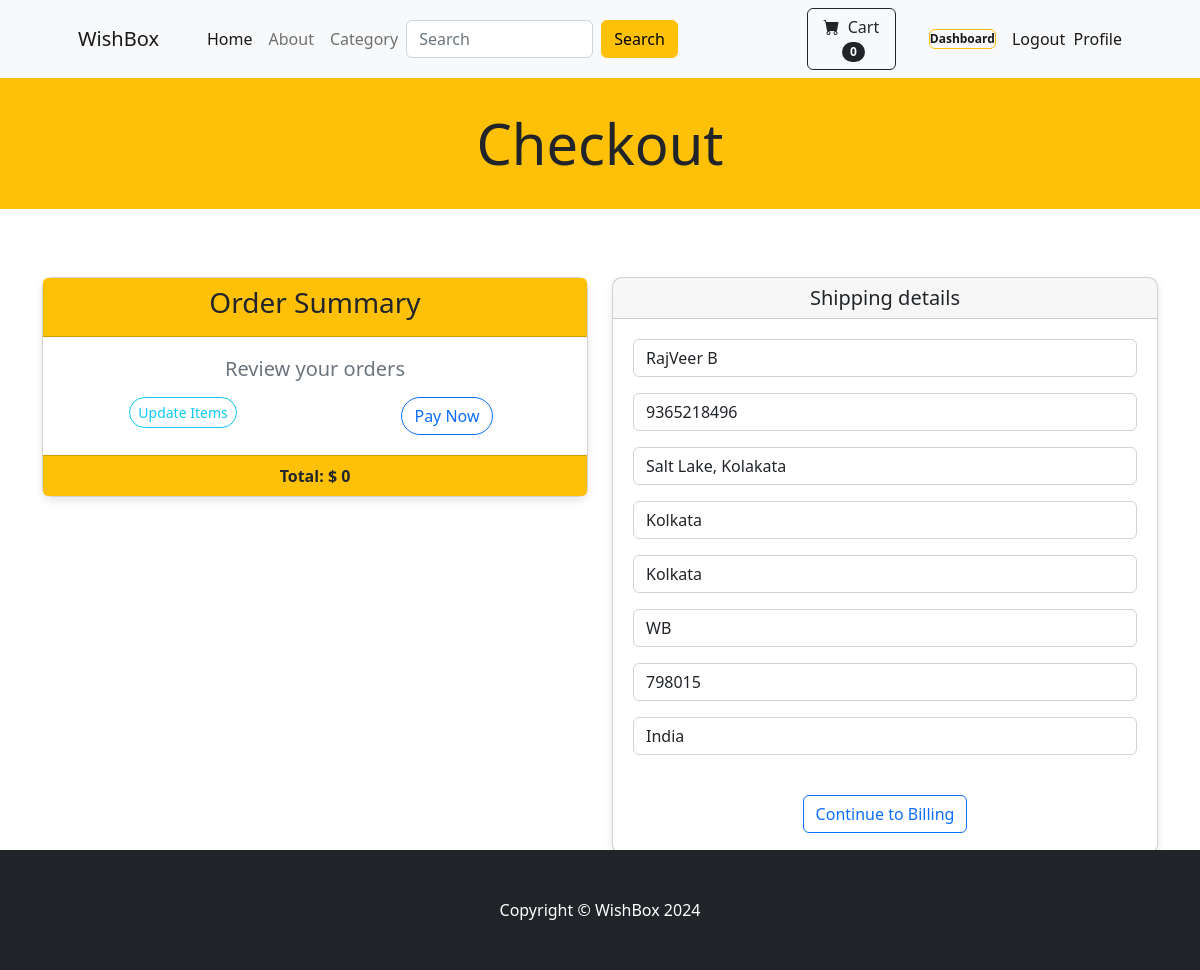
Page /payment_app/checkout/ (signed in) on the committed database.
### payment_app/models.py (models this page shows, shortened)
class ShippingAddress(models.Model):
    user = models.ForeignKey(User, on_delete=models.CASCADE, blank=True, null=True)
    shipping_full_name = models.CharField(max_length=50)
    shipping_email = models.CharField(max_length=50)
    shipping_phone = models.CharField(max_length=15)
    shipping_address1 = models.CharField(max_length=200)
    shipping_address2 = models.CharField(max_length=200, blank=True, null=True)
    shipping_city = models.CharField(max_length=50)
    shipping_state = models.CharField(max_length=50, blank=True, null=True)
    shipping_zipcode = models.CharField(max_length=10, blank=True, null=True)
    shipping_country = models.CharField(max_length=50)
    class Meta:
        verbose_name_plural = "Shipping Address"

### payment_app/views.py (the view)
# urls.py: path('checkout/', views.checkout, name='checkout'),
def checkout(request):
    cart = Cart(request)
    cart_products = cart.get_prods
    quantities = cart.get_quants
    totals = cart.cart_total()
    if request.user.is_authenticated:
        shipping_user = ShippingAddress.objects.get(user__id=request.user.id)
        shipping_form = ShippingForm(request.POST or None, instance=shipping_user)
        return render(request, "payment_app/checkout.html", {"cart_products":cart_products, "quantities":quantities, "totals":totals, "shipping_form":shipping_form })
    else:
        shipping_form = ShippingForm(request.POST or None)
        return render(request, "payment_app/checkout.html", {"cart_products":cart_products, "quantities":quantities, "totals":totals, "shipping_form":shipping_form})

### cart/cart.py (called while the page is built, shortened)
    def cart_total(self):
        product_ids = self.cart.keys()
        products = Product.objects.filter(id__in=product_ids)
        quantities = self.cart
        total = 0
        return total

    def __len__(self):
        return len(self.cart)

    def get_prods(self):
        product_ids = self.cart.keys()
        products = Product.objects.filter(id__in=product_ids)
        return products

### cart/context_processors.py (called while the page is built)
def cart(request):
    return {'cart': Cart(request)}

### payment_app/templates/payment_app/checkout.html (shortened to what this page needs)
{% extends "base.html" %}
{% load static %}
{% block content %}
    <body>
    <header class="bg-warning py-2">
        <div class="container px-4 px-lg-5 my-4">
            <div class="text-center text-dark">
                <h1 class="display-4">Checkout</h1>
            </div>
        </div>
    </header>
         <br><br>
    <div class="container">
        <div class="row">
            <div class="col-md-6">
                <div class="card text-center">
                    <div class="card-header bg-warning py-2">
                      <h3>
                        Order Summary
                      </h3>
                    </div>
                    <div class="card-body">
                      <h5 class="card-title text-muted">Review your orders</h5>
                    <div class="row">
                        <div class="col-md-6">
                            <a href="{% url 'cart_summary' %}" class="btn btn-sm btn-rounded btn-outline-info ">Update Items</a>
                        </div>
                        <div class="col-md-6">
                            <a href="#" class="btn btn-rounded btn-outline-primary">Pay Now</a>
                        </div>
                    </div>
                    </div>
                    <div class="card-footer text-body-secondary bg-warning py-2">
                        <b>Total: $ {{totals}}</b>
                    </div>
                </div>
            </div>
            <div class="col-md-6">
                <div class="card text-center">
                    <h5 class="card-header">Shipping details</h5>
                    <div class="card-body">
                        <form method='POST' action="{% url 'billing_info' %}">
                            {{ shipping_form.as_p }}
                            <br>
                            <button type="submit" class="btn btn-outline-primary">Continue to Billing</button>
                        </form>
                    </div>
                </div>
            </div>
        </div>
        <br><br>
    </div>
    <br><br>
{% endblock  %}

### static/css/card.css (style rules this page uses)
.card { box-shadow: 0 4px 8px rgba(0, 0, 0, 0.1); border-radius: 10px; margin: 20px 0; cursor: pointer; }
.card-body { padding: 20px; }
.btn-rounded { border-radius: 20px; }

### rows in the picture
ShippingAddress: shipping_full_name "RajVeer B", shipping_phone "9365218496", shipping_address1 "Salt Lake, Kolakata", shipping_address2 "Kolkata", shipping_city "Kolkata", shipping_state "WB", shipping_zipcode "798015", shipping_country "India"

### other values in the picture
{{ cart|length }} "0"
{{ totals }} "0"
